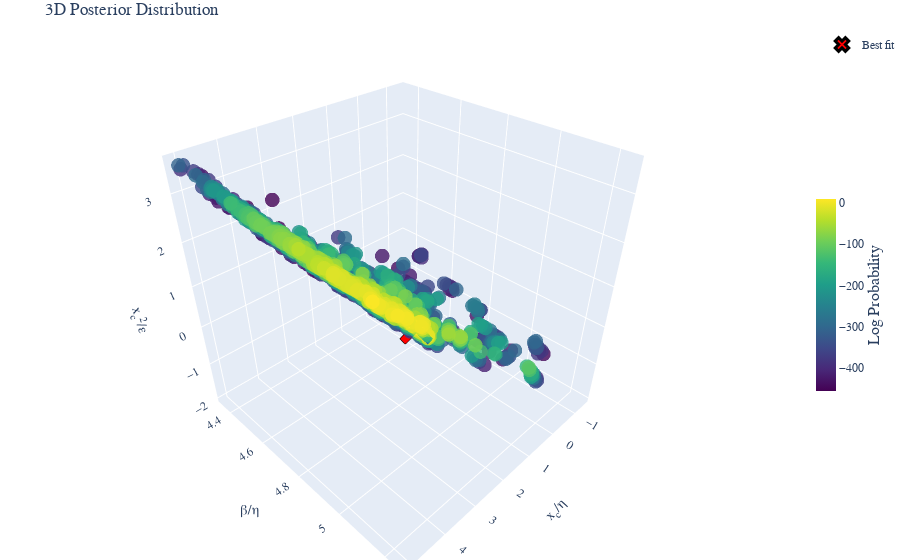

Notebook code cell kept with this figure:
### Code cell
post.bins =None
fig =post.plot_posterior3D_interactive([0,1,2],labels=["$x_c/\\eta$","$\\beta/\\eta$","$x_c^2/\\epsilon$","$x_c$","ExtH"], truths=np.log(best_theta_trans),truth_label="Best fit" )
# Save the figure using matplotlib's savefig instead of plotly's write_image
fig.show()
# Save the figure as HTML
html_file_name=file.replace('_post.csv','_3D')
html_path = os.path.join(base_products_folder, 'html_3d_plots', f'{html_file_name}.html')
# Create directory if it doesn't exist
os.makedirs(os.path.dirname(html_path), exist_ok=True)
fig.write_html(html_path)

### Figure 1 — Plotly figure (JSON) as saved in the notebook; plotly's stock layout.template omitted (floating-point values rounded to 4 significant figures; data arrays with more than 128 entries replaced by an {"elided": "..."} marker saying what was removed)
{"data": [{"marker": {"color": {"elided": "1807 float values"}, "colorbar": {"len": 0.4, "thickness": 20, "title": {"font": {"size": 16}, "side": "right", "text": "Log Probability"}, "x": 1.0, "y": 0.5}, "colorscale": [[0.0, "#440154"], [0.1111, "#482878"], [0.2222, "#3e4989"], [0.3333, "#31688e"], [0.4444, "#26828e"], [0.5556, "#1f9e89"], [0.6667, "#35b779"], [0.7778, "#6ece58"], [0.8889, "#b5de2b"], [1.0, "#fde725"]], "opacity": 0.8, "size": 5}, "mode": "markers", "name": "Posterior", "scene": "scene", "showlegend": false, "type": "scatter3d", "x": {"elided": "1807 float values"}, "y": {"elided": "1807 float values"}, "z": {"elided": "1807 float values"}}, {"marker": {"color": "red", "line": {"color": "black", "width": 3}, "size": 12, "symbol": "x"}, "mode": "markers", "name": "Best fit", "scene": "scene", "showlegend": true, "type": "scatter3d", "x": [1.117], "y": [4.763], "z": [-0.4612]}], "layout": {"font": {"family": "Computer Modern"}, "margin": {"b": 0, "l": 0, "r": 0, "t": 30}, "scene": {"aspectmode": "cube", "xaxis": {"exponentformat": "e", "showexponent": "all", "title": {"font": {"size": 14}, "text": "x<sub>c</sub>/η"}}, "yaxis": {"exponentformat": "e", "showexponent": "all", "title": {"font": {"size": 14}, "text": "β/η"}}, "zaxis": {"exponentformat": "e", "showexponent": "all", "title": {"font": {"size": 14}, "text": "x<sub>c</sub><sup>2</sup>/ε"}}}, "title": {"text": "3D Posterior Distribution"}}}
